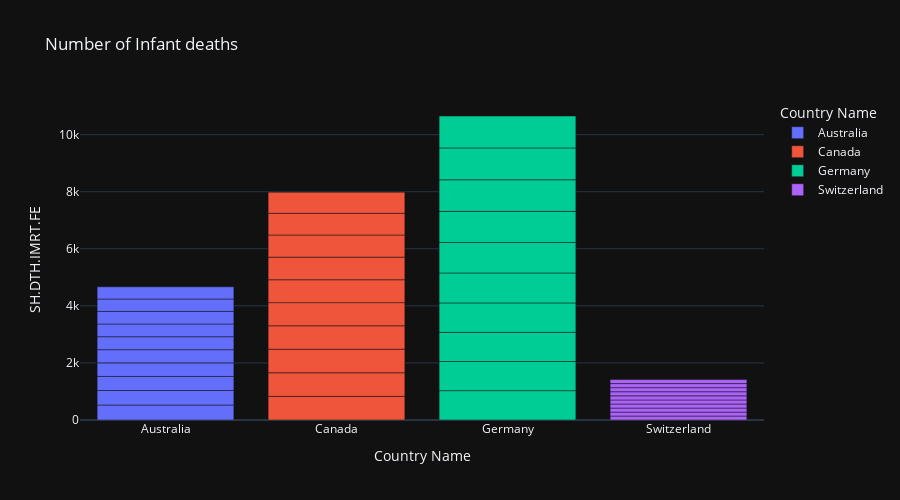

Notebook code cell kept with this figure:
### Markdown cell above
# BAR CHART

### Code cell
#Number of Infant Deaths 
#X-Axis:-Country Name 
# Y-Axis:-SH.DTH.IMRT.FE,count of Infant Deaths
fig = px.bar(data_frame=df,x='Country Name',y='SH.DTH.IMRT.FE',hover_name='Country Name',color='Country Name',height=500,title="Number of Infant deaths")
fig.show()

### Figure 1 — Plotly figure (JSON) as saved in the notebook; plotly's stock layout.template omitted (floating-point values rounded to 4 significant figures)
{"data": [{"alignmentgroup": "True", "hovertemplate": "<b>%{hovertext}</b><br><br>Country Name=%{x}<br>SH.DTH.IMRT.FE=%{y}<extra></extra>", "hovertext": ["Australia", "Australia", "Australia", "Australia", "Australia", "Australia", "Australia", "Australia", "Australia", "Australia"], "legendgroup": "Australia", "marker": {"color": "#636efa"}, "name": "Australia", "offsetgroup": "Australia", "orientation": "v", "showlegend": true, "textposition": "auto", "type": "bar", "x": ["Australia", "Australia", "Australia", "Australia", "Australia", "Australia", "Australia", "Australia", "Australia", "Australia"], "xaxis": "x", "y": [525, 509, 492, 476, 463, 453, 446, 440, 435, 430], "yaxis": "y"}, {"alignmentgroup": "True", "hovertemplate": "<b>%{hovertext}</b><br><br>Country Name=%{x}<br>SH.DTH.IMRT.FE=%{y}<extra></extra>", "hovertext": ["Canada", "Canada", "Canada", "Canada", "Canada", "Canada", "Canada", "Canada", "Canada", "Canada"], "legendgroup": "Canada", "marker": {"color": "#EF553B"}, "name": "Canada", "offsetgroup": "Canada", "orientation": "v", "showlegend": true, "textposition": "auto", "type": "bar", "x": ["Canada", "Canada", "Canada", "Canada", "Canada", "Canada", "Canada", "Canada", "Canada", "Canada"], "xaxis": "x", "y": [828, 827, 826, 820, 812, 802, 792, 776, 760, 742], "yaxis": "y"}, {"alignmentgroup": "True", "hovertemplate": "<b>%{hovertext}</b><br><br>Country Name=%{x}<br>SH.DTH.IMRT.FE=%{y}<extra></extra>", "hovertext": ["Germany", "Germany", "Germany", "Germany", "Germany", "Germany", "Germany", "Germany", "Germany", "Germany"], "legendgroup": "Germany", "marker": {"color": "#00cc96"}, "name": "Germany", "offsetgroup": "Germany", "orientation": "v", "showlegend": true, "textposition": "auto", "type": "bar", "x": ["Germany", "Germany", "Germany", "Germany", "Germany", "Germany", "Germany", "Germany", "Germany", "Germany"], "xaxis": "x", "y": [1029, 1021, 1022, 1031, 1048, 1070, 1090, 1107, 1117, 1118], "yaxis": "y"}, {"alignmentgroup": "True", "hovertemplate": "<b>%{hovertext}</b><br><br>Country Name=%{x}<br>SH.DTH.IMRT.FE=%{y}<extra></extra>", "hovertext": ["Switzerland", "Switzerland", "Switzerland", "Switzerland", "Switzerland", "Switzerland", "Switzerland", "Switzerland", "Switzerland", "Switzerland"], "legendgroup": "Switzerland", "marker": {"color": "#ab63fa"}, "name": "Switzerland", "offsetgroup": "Switzerland", "orientation": "v", "showlegend": true, "textposition": "auto", "type": "bar", "x": ["Switzerland", "Switzerland", "Switzerland", "Switzerland", "Switzerland", "Switzerland", "Switzerland", "Switzerland", "Switzerland", "Switzerland"], "xaxis": "x", "y": [138, 139, 141, 142, 143, 144, 144, 143, 142, 140], "yaxis": "y"}], "layout": {"barmode": "relative", "height": 500, "legend": {"title": {"text": "Country Name"}, "tracegroupgap": 0}, "title": {"text": "Number of Infant deaths"}, "xaxis": {"anchor": "y", "categoryarray": ["Australia", "Canada", "Germany", "Switzerland"], "categoryorder": "array", "domain": [0, 1], "title": {"text": "Country Name"}}, "yaxis": {"anchor": "x", "domain": [0, 1], "title": {"text": "SH.DTH.IMRT.FE"}}}}
